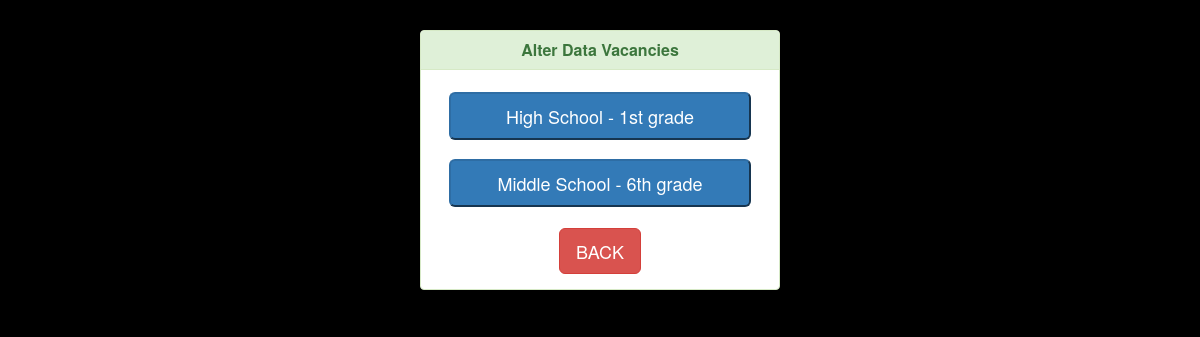
The page /school/alter_vac.php (signed in) on the database as committed earlier.
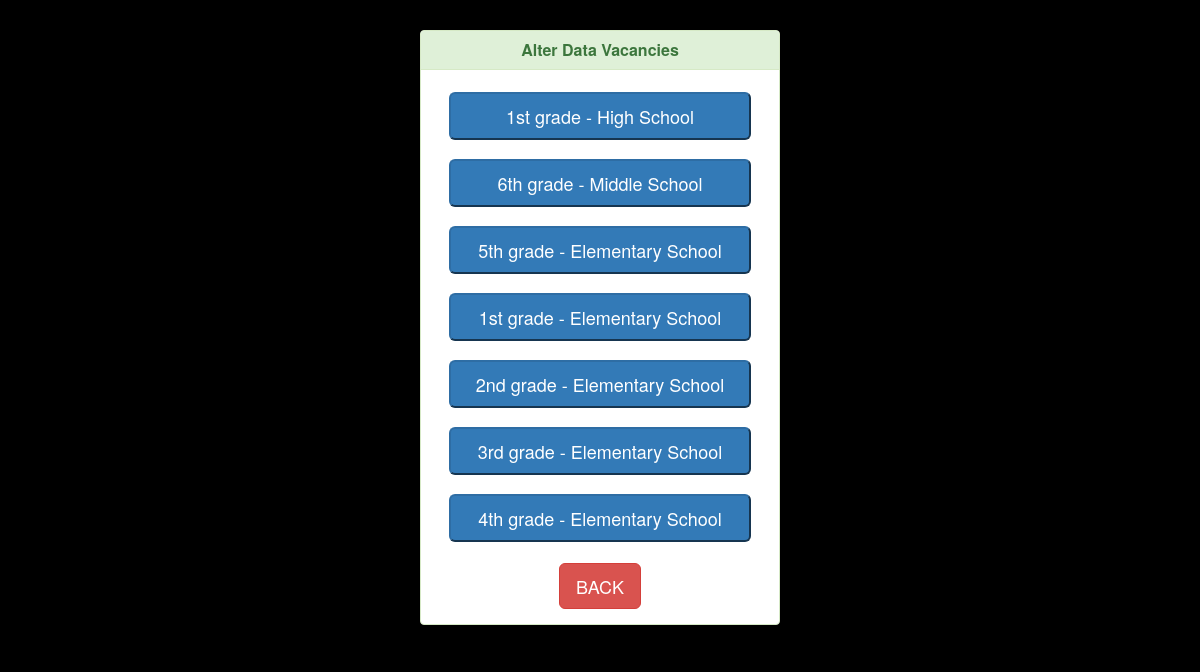
The same page on the database as committed later.
### tables this page shows
CREATE TABLE `vacancies` (
  `code` int(11) NOT NULL,
  `grade` varchar(100) NOT NULL,
  `education` varchar(100) NOT NULL,
  `quantity` int(11) NOT NULL,
  `school` int(11) NOT NULL
);

### school/alter_vac.php (the view, shortened to what this page needs)
<?php
include("../database/db_conection.php");
$sch_sch=$_SESSION['l_user'];
?>
<html>
<head lang="en">
    <link type="text/css" rel="stylesheet" href="..\bootstrap\css\bootstrap.css">
    <link rel="stylesheet" href="https://maxcdn.bootstrapcdn.com/bootstrap/3.3.7/css/bootstrap.min.css">
    <link type="text/css" rel="stylesheet" href="..\css\style.css">
</head>
<body>
    <div class="container">
        <div class="row">
            <div class="col-md-4 col-md-offset-4">
                <div class="login-panel panel panel-success">
                    <div class="panel-heading">
                        <h3 class="panel-title">Alter Data Vacancies</h3>
                    </div>
                    <div class="panel-body">
                        <form role="form" method="post" action="alter_sch.php">
                            <fieldset>
                                <?php
                                    $view_vacancies_query="select * from vacancies WHERE school='$sch_sch'";
                                    $run=mysqli_query($dbcon,$view_vacancies_query);
                                    $cont = 0;
                                    while($row=mysqli_fetch_array($run))
                                    { error_reporting(E_ALL);
                                        $sch_edu=$row[1];
                                        $sch_grade=$row[2];
                                        ?>
                                        <div class="btn btn-block form-group">
                                            <button class=" btn-primary btn-lg " type="button" data-toggle="collapse" data-target="<?php echo '#alter'.$cont.'sch'; ?>" aria-expanded="false" aria-controls="<?php echo 'alter'.$cont.'sch'; ?>" style="white-space:normal; width:100%; ">
                                               <?php echo "$sch_edu"." - "."$sch_grade"; ?>
                                           </button>
                                        </div>
                                    <?php
$cont = $cont + 1;
}
?>
</fieldset>
</form>
<button class="btn btn-lg btn-danger center-block" onclick="window.location.href='menuS.php'">BACK</button>
</div>
</div>
</div>
</div>
</div>
</body>
</html>

### css/style.css (style rules this page uses)
body { background-color: black !important; }
.login-panel { margin-top: 30px; }
.panel-title { text-align: center; font-weight: bold; }

Rows that differ between the two databases and show on the page:
computed for vacancies "High School": grade "High School" → "1st grade"; education "1st grade" → "High School"
computed for vacancies "6th grade": grade "Middle School" → "6th grade"; education "6th grade" → "Middle School"
added vacancies: grade "5th grade", education "Elementary School"
added vacancies: grade "1st grade", education "Elementary School"
added vacancies: grade "2nd grade", education "Elementary School"
added vacancies: grade "3rd grade", education "Elementary School"
added vacancies: grade "4th grade", education "Elementary School"
